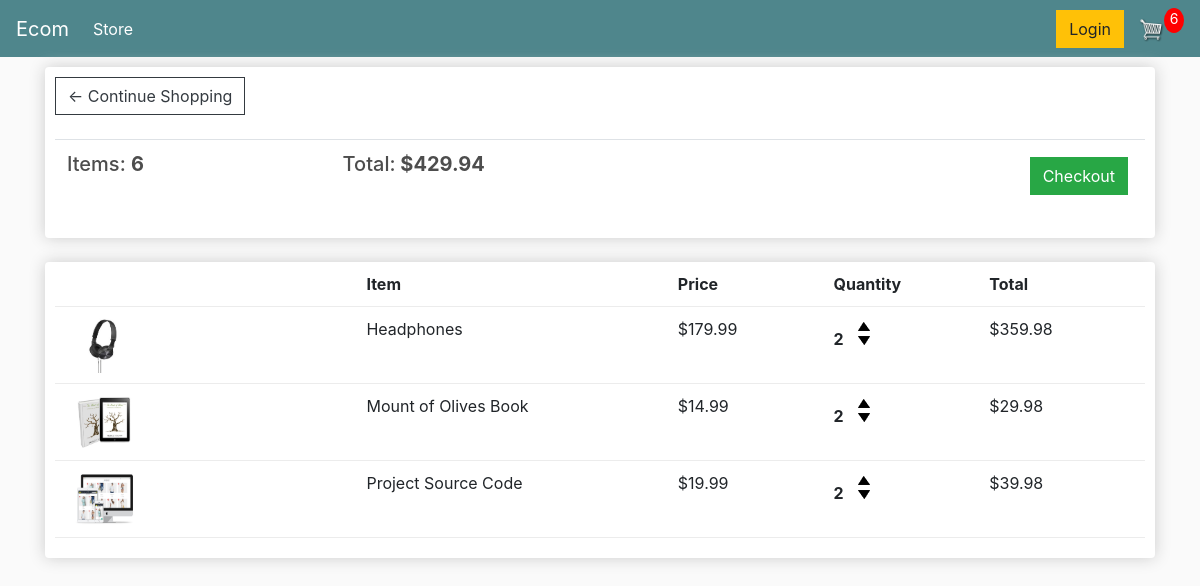
The app's page /cart/ (signed in) with its own data.
### store/models.py (models this page shows, shortened)
class Order(models.Model):
    customer = models.ForeignKey(
        Customer, on_delete=models.SET_NULL, blank=True, null=True)
    date_ordered = models.DateTimeField(auto_now_add=True)
    complete = models.BooleanField(default=False, null=True, blank=False)
    transaction_id = models.CharField(max_length=200, null=True)
    @property
    def get_cart_total(self):
        orderitems = self.orderitem_set.all()
        total = sum([item.get_total for item in orderitems])
        return total
    @property
    def get_cart_items(self):
        orderitems = self.orderitem_set.all()
        total = sum([item.quantity for item in orderitems])
        return total

class OrderItem(models.Model):
    product = models.ForeignKey(
        Product, on_delete=models.SET_NULL, blank=True, null=True)
    order = models.ForeignKey(
        Order, on_delete=models.SET_NULL, blank=True, null=True)
    quantity = models.IntegerField(default=0, null=True, blank=True)
    date_added = models.DateTimeField(auto_now_add=True)
    @property
    def get_total(self):
        total = self.product.price * self.quantity
        return total

class Product(models.Model):
    name = models.CharField(max_length=200, null=True)
    price = models.DecimalField(max_digits=7, decimal_places=2)
    digital = models.BooleanField(default=False, null=True, blank=False)
    image = models.ImageField(null=True, blank=True)
    @property
    def imageURL(self):
        try:
            url = self.image.url
        except:
            url = ""
        return url

### store/views.py (the view)
# urls.py: path("cart/", views.cart, name="cart"),
def cart(request):
    data = cartData(request)
    cartItems = data["cartItems"]
    order = data["order"]
    items = data["items"]
    context = {"items": items, "order": order, "cartItems": cartItems}
    return render(request, "store/cart.html", context)

### store/utils.py (called while the page is built)
def cartData(request):
    if request.user.is_authenticated:
        customer = request.user.customer
        order, created = Order.objects.get_or_create(
            customer=customer, complete=False)
        items = order.orderitem_set.all()
        cartItems = order.get_cart_items
    else:
        cookieData = cookieCart(request)
        cartItems = cookieData["cartItems"]
        order = cookieData["order"]
        items = cookieData["items"]
    return {"cartItems": cartItems, "order": order, "items": items}

### store/templates/store/cart.html
{% extends 'store/main.html' %}
{% load static %}
{% block content %}
<div class="row">
    <div class="col-lg-12">
        <div class="box-element">
            <a class="btn btn-outline-dark" href="{% url 'store' %}">&#x2190; Continue Shopping</a>
            <br>
            <br>
            <table class="table">
                <tr>
                    <th>
                        <h5>Items: <strong>{{order.get_cart_items}}</strong></h5>
                    </th>
                    <th>
                        <h5>Total:<strong> ${{order.get_cart_total|floatformat:2}}</strong></h5>
                    </th>
                    <th>
                        <a style="float:right; margin:5px;" class="btn btn-success"
                            href="{% url 'checkout' %}">Checkout</a>
                    </th>
                </tr>
            </table>
        </div>
        <br>
        <div class="box-element">
            <div class="cart-row">
                <div style="flex:2"></div>
                <div style="flex:2"><strong>Item</strong></div>
                <div style="flex:1"><strong>Price</strong></div>
                <div style="flex:1"><strong>Quantity</strong></div>
                <div style="flex:1"><strong>Total</strong></div>
            </div>
            {% for item in items %}
            <div class="cart-row">
                <div style="flex:2"><img class="row-image" src="{{item.product.imageURL}}"></div>
                <div style="flex:2">
                    <p>{{item.product.name}}</p>
                </div>
                <div style="flex:1">
                    <p>${{item.product.price|floatformat:2}}</p>
                </div>
                <div style="flex:1">
                    <p class="quantity">{{item.quantity}}</p>
                    <div class="quantity">
                        <img data-product={{item.product.id}} data-action="add" class="chg-quantity update-cart"
                            src="{% static  'images/arrow-up.png' %}">
                        <img data-product={{item.product.id}} data-action="remove" class="chg-quantity update-cart"
                            src="{% static  'images/arrow-down.png' %}">
                    </div>
                </div>
                <div style="flex:1">
                    <p>${{item.get_total}}</p>
                </div>
            </div>
            {% endfor %}
        </div>
    </div>
</div>
{% endblock content %}

### static/css/main.css (style rules this page uses)
body { background-color: hsl(0, 0%, 98%); }
h1,h2,h3,h4,h5,h6 { color:hsl(0, 0%, 30%); }
.box-element { box-shadow:hsl(0, 0%, 80%) 0 0 16px; background-color: #fff; border-radius: 4px; padding: 10px; }
.col-lg-4, .col-lg-6, .col-lg-8, .col-lg-12 { margin-top: 10px; }
.btn { border-radius: 0; }
.row-image { width: 100px; }
.cart-row { display: flex; align-items: flex-stretch; padding-bottom: 10px; margin-bottom: 10px; border-bottom: 1px solid #ececec; }
.quantity { display: inline-block; font-weight: 700; padding-right:10px; }
.chg-quantity { width: 12px; cursor: pointer; display: block; margin-top: 5px; transition:.1s; }

### records on screen
Order: get_cart_items "6", get_cart_total "429.94"
OrderItem: product.imageURL (picture), product.name "Headphones", product.price "179.99", quantity "2", get_total "359.98"
OrderItem: product.imageURL (picture), product.name "Mount of Olives Book", product.price "14.99", quantity "2", get_total "29.98"
OrderItem: product.imageURL (picture), product.name "Project Source Code", product.price "19.99", quantity "2", get_total "39.98"

### other values on screen
{{ cartItems }} "6"
